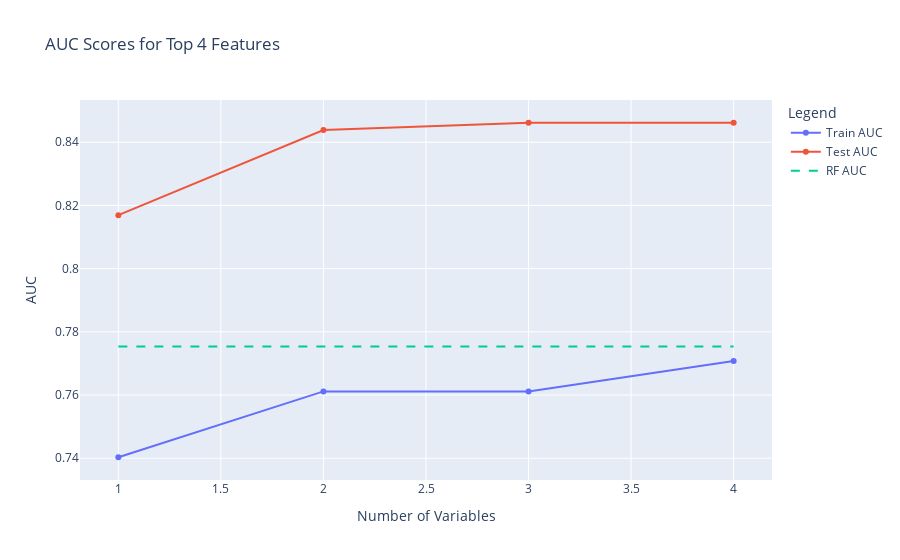
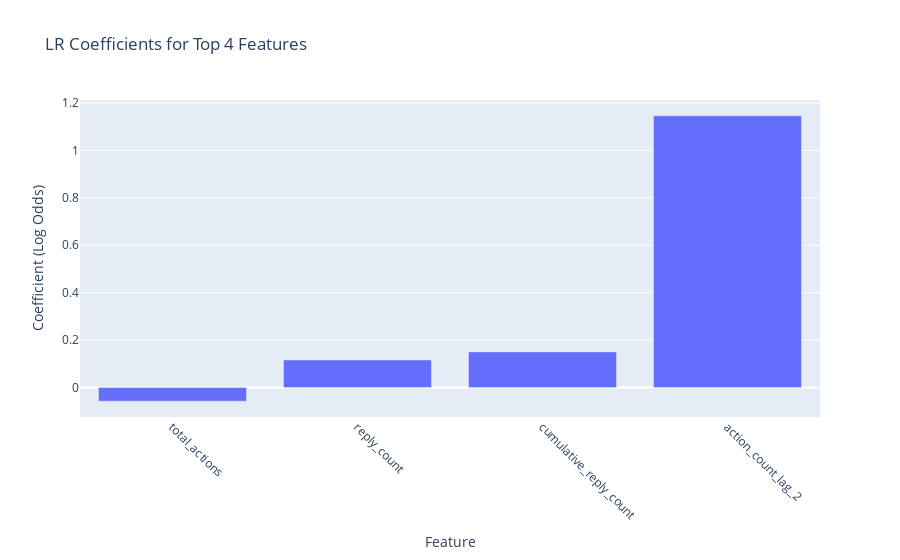
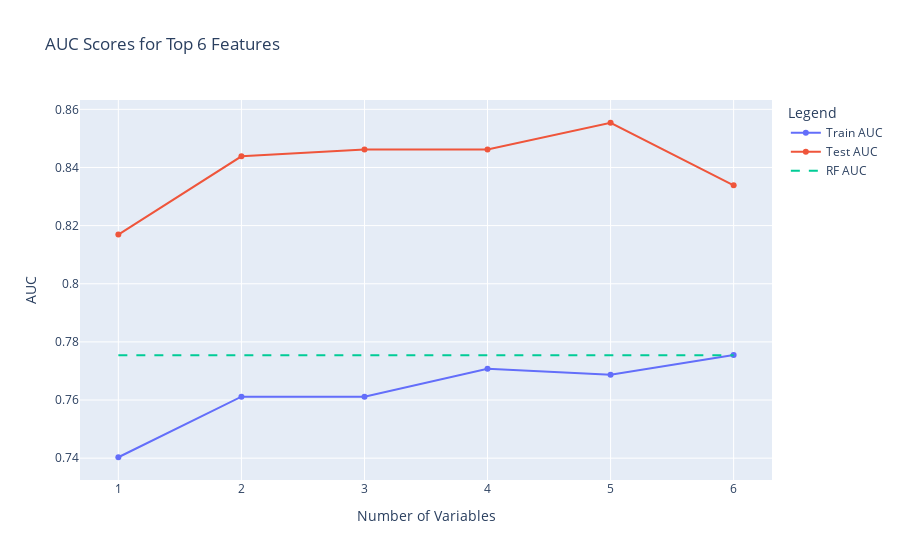
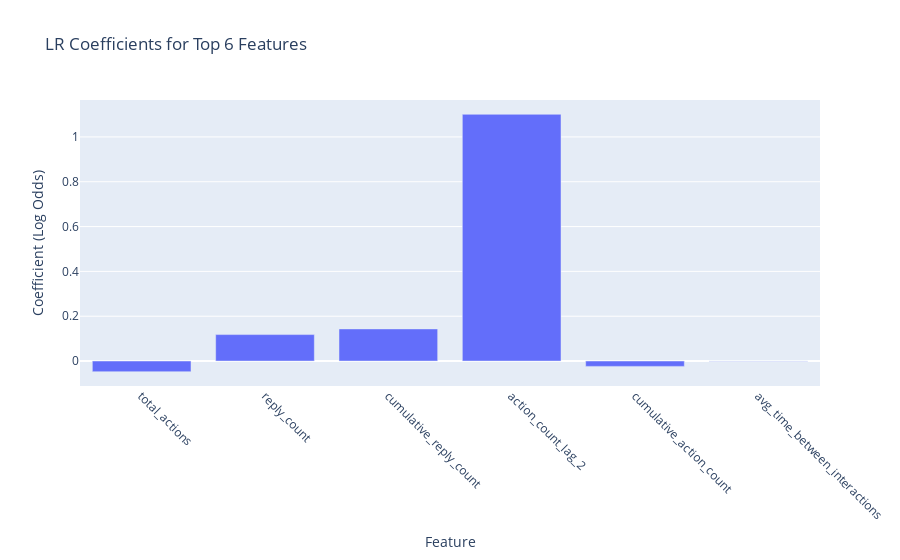

Here is the notebook cell these charts were saved with, in order:
### Code cell
# Example usage
plot_results(X_train, y_train, 4 , threshold=0.4)  # Adjust threshold to reduce false negatives
plot_results(X_train, y_train, 6, threshold=0.4)  # Adjust threshold to reduce false negatives
plot_results(X_train, y_train, 10, threshold=0.4)  # Adjust threshold to reduce false negatives
plot_results(X_train, y_train, 15, threshold=0.4)  # Adjust threshold to reduce false negatives
plot_results(X_train, y_train, len(X_train.columns), threshold=0.45)  # Adjust threshold to reduce false negatives

### Figure 1 — Plotly figure (JSON) as saved in the notebook; plotly's stock layout.template omitted (floating-point values rounded to 4 significant figures)
{"data": [{"mode": "lines+markers", "name": "Train AUC", "type": "scatter", "x": [1, 2, 3, 4], "y": [0.7403, 0.7611, 0.7611, 0.7707]}, {"mode": "lines+markers", "name": "Test AUC", "type": "scatter", "x": [1, 2, 3, 4], "y": [0.8169, 0.8438, 0.8462, 0.8462]}, {"line": {"dash": "dash"}, "mode": "lines", "name": "RF AUC", "type": "scatter", "x": [1, 2, 3, 4], "y": [0.7754, 0.7754, 0.7754, 0.7754]}], "layout": {"legend": {"title": {"text": "Legend"}}, "title": {"text": "AUC Scores for Top 4 Features"}, "xaxis": {"title": {"text": "Number of Variables"}}, "yaxis": {"title": {"text": "AUC"}}}}

### Figure 2 — Plotly figure (JSON) as saved in the notebook; plotly's stock layout.template omitted (floating-point values rounded to 4 significant figures)
{"data": [{"type": "bar", "x": ["total_actions", "reply_count", "cumulative_reply_count", "action_count_lag_2"], "y": [-0.05749, 0.1162, 0.1503, 1.146]}], "layout": {"title": {"text": "LR Coefficients for Top 4 Features"}, "xaxis": {"tickangle": 45, "title": {"text": "Feature"}}, "yaxis": {"title": {"text": "Coefficient (Log Odds)"}}}}

### Figure 3 — Plotly figure (JSON) as saved in the notebook; plotly's stock layout.template omitted (floating-point values rounded to 4 significant figures)
{"data": [{"mode": "lines+markers", "name": "Train AUC", "type": "scatter", "x": [1, 2, 3, 4, 5, 6], "y": [0.7403, 0.7611, 0.7611, 0.7707, 0.7687, 0.7755]}, {"mode": "lines+markers", "name": "Test AUC", "type": "scatter", "x": [1, 2, 3, 4, 5, 6], "y": [0.8169, 0.8438, 0.8462, 0.8462, 0.8554, 0.8338]}, {"line": {"dash": "dash"}, "mode": "lines", "name": "RF AUC", "type": "scatter", "x": [1, 2, 3, 4, 5, 6], "y": [0.7754, 0.7754, 0.7754, 0.7754, 0.7754, 0.7754]}], "layout": {"legend": {"title": {"text": "Legend"}}, "title": {"text": "AUC Scores for Top 6 Features"}, "xaxis": {"title": {"text": "Number of Variables"}}, "yaxis": {"title": {"text": "AUC"}}}}

### Figure 4 — Plotly figure (JSON) as saved in the notebook; plotly's stock layout.template omitted (floating-point values rounded to 4 significant figures)
{"data": [{"type": "bar", "x": ["total_actions", "reply_count", "cumulative_reply_count", "action_count_lag_2", "cumulative_action_count", "avg_time_between_interactions"], "y": [-0.04748, 0.1181, 0.1434, 1.101, -0.02374, -0.0006983]}], "layout": {"title": {"text": "LR Coefficients for Top 6 Features"}, "xaxis": {"tickangle": 45, "title": {"text": "Feature"}}, "yaxis": {"title": {"text": "Coefficient (Log Odds)"}}}}
